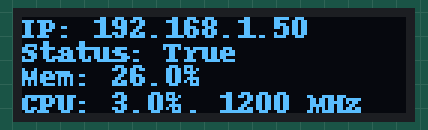
Simulated run of this program. Board: Raspberry Pi (BCM pin numbers). Shown: 128×32 one-colour display. System figures (address, load, memory, disk, uptime) are fixed made-up values; the clock reads 2024-03-15 10:24:30 at power-on unless the program sets it.

Above: at 0.2 s.

The program:

screen.py
```python
import Adafruit_GPIO.SPI as SPI
import Adafruit_SSD1306
import serial
import psutil
import socket
import sys
import os
from PIL import Image, ImageFont, ImageDraw
import logging
import time

import subprocess

def getIP(): #should I use psutil instead of socket?
    cmd = "hostname -I | cut -d\' \' -f1"
    IP = subprocess.check_output(cmd, shell = True ).strip() #TODO can I do this a better way????
    return "IP: " + IP.decode('ascii') #socket.gethostbyname(socket.gethostname())

def getStatus():
    return "Status: " + str(True) #TODO #str(r.isRunning)

def getMemoryUsage():
    return "Mem: %.1f%%" %psutil.virtual_memory().percent

def getProcessorUsage():
    return "CPU: %.1f%%, %d MHz" % (psutil.cpu_percent(), psutil.cpu_freq().current)

# Raspberry Pi pin configuration:
RST = None     # on the PiOLED this pin isnt used
# Note the following are only used with SPI:
DC = 23
SPI_PORT = 0
SPI_DEVICE = 0

disp = Adafruit_SSD1306.SSD1306_128_32(rst=RST, i2c_address=0x3C) #128x32 display with set I2C address

# Initialize library.
disp.begin()

# Clear display.
disp.clear()
disp.display()

# Create blank image for drawing.
# Make sure to create image with mode '1' for 1-bit color.
width = disp.width
height = disp.height
image = Image.new('1', (width, height))

# Get drawing object to draw on image.
draw = ImageDraw.Draw(image)

# Draw a black filled box to clear the image.
draw.rectangle((0,0,width,height), outline=0, fill=0)

# Draw some shapes.
# First define some constants to allow easy resizing of shapes.
padding = -2
top = padding
bottom = height-padding
# Move left to right keeping track of the current x position for drawing shapes.
x = 0

# Load default font.
font = ImageFont.load_default()
#font = ImageFont.truetype('font.ttf', 8)

def update():
    if os.name == 'posix': #dont run on windows
        while True:
            draw.rectangle((0,0,width,height), outline=0, fill=0) #clear screen

            draw.text((x, top), getIP(), font=font, fill="white")
            draw.text((x, top+8), getStatus(), font=font, fill="white")
            draw.text((x, top+16), getMemoryUsage(), font=font, fill="white")
            draw.text((x, top+25), getProcessorUsage(), font=font, fill="white")

            #display image
            disp.image(image)
            disp.display()
            time.sleep(3)

if __name__ == "__main__":
    try:
        update()
    except KeyboardInterrupt:
        pass
```
